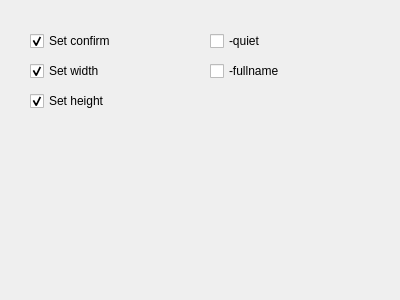
<ui version="4.0" >
 <class>UISettingsGNUDebugger</class>
 <widget class="QWidget" name="UISettingsGNUDebugger" >
  <property name="geometry" >
   <rect>
    <x>0</x>
    <y>0</y>
    <width>400</width>
    <height>300</height>
   </rect>
  </property>
  <property name="windowTitle" >
   <string>Form</string>
  </property>
  <widget class="QCheckBox" name="checkBox" >
   <property name="geometry" >
    <rect>
     <x>30</x>
     <y>30</y>
     <width>161</width>
     <height>22</height>
    </rect>
   </property>
   <property name="text" >
    <string>Set confirm</string>
   </property>
   <property name="checked" >
    <bool>true</bool>
   </property>
  </widget>
  <widget class="QCheckBox" name="checkBox_2" >
   <property name="geometry" >
    <rect>
     <x>30</x>
     <y>60</y>
     <width>83</width>
     <height>22</height>
    </rect>
   </property>
   <property name="text" >
    <string>Set width</string>
   </property>
   <property name="checked" >
    <bool>true</bool>
   </property>
  </widget>
  <widget class="QCheckBox" name="checkBox_3" >
   <property name="geometry" >
    <rect>
     <x>30</x>
     <y>90</y>
     <width>83</width>
     <height>22</height>
    </rect>
   </property>
   <property name="text" >
    <string>Set height</string>
   </property>
   <property name="checked" >
    <bool>true</bool>
   </property>
  </widget>
  <widget class="QCheckBox" name="checkBox_5" >
   <property name="geometry" >
    <rect>
     <x>210</x>
     <y>60</y>
     <width>83</width>
     <height>22</height>
    </rect>
   </property>
   <property name="text" >
    <string>-fullname</string>
   </property>
  </widget>
  <widget class="QCheckBox" name="checkBox_4" >
   <property name="geometry" >
    <rect>
     <x>210</x>
     <y>30</y>
     <width>83</width>
     <height>22</height>
    </rect>
   </property>
   <property name="text" >
    <string>-quiet</string>
   </property>
  </widget>
 </widget>
 <resources/>
 <connections/>
</ui>
